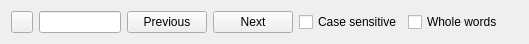
<?xml version="1.0" encoding="UTF-8"?>
<ui version="4.0">
 <class>FindWidget</class>
 <widget class="QWidget" name="FindWidget">
  <property name="geometry">
   <rect>
    <x>0</x>
    <y>0</y>
    <width>529</width>
    <height>44</height>
   </rect>
  </property>
  <property name="windowTitle">
   <string/>
  </property>
  <layout class="QGridLayout" name="gridLayout">
   <item row="0" column="0">
    <layout class="QHBoxLayout" name="searchlayout">
     <item>
      <widget class="QPushButton" name="closeButton">
       <property name="maximumSize">
        <size>
         <width>22</width>
         <height>22</height>
        </size>
       </property>
       <property name="text">
        <string/>
       </property>
       <property name="icon">
        <iconset resource="../resources/resources.qrc">
         <normaloff>:/images/closesearch.png</normaloff>:/images/closesearch.png</iconset>
       </property>
       <property name="iconSize">
        <size>
         <width>16</width>
         <height>16</height>
        </size>
       </property>
      </widget>
     </item>
     <item>
      <widget class="QLineEdit" name="editSearch"/>
     </item>
     <item>
      <widget class="QPushButton" name="searchPreviousButton">
       <property name="text">
        <string>Previous</string>
       </property>
       <property name="icon">
        <iconset resource="../resources/resources.qrc">
         <normaloff>:/images/findPrevious.png</normaloff>:/images/findPrevious.png</iconset>
       </property>
      </widget>
     </item>
     <item>
      <widget class="QPushButton" name="searchNextButton">
       <property name="text">
        <string>Next</string>
       </property>
       <property name="icon">
        <iconset resource="../resources/resources.qrc">
         <normaloff>:/images/findNext.png</normaloff>:/images/findNext.png</iconset>
       </property>
      </widget>
     </item>
     <item>
      <widget class="QCheckBox" name="caseSensitiveCBox">
       <property name="text">
        <string>Case sensitive</string>
       </property>
      </widget>
     </item>
     <item>
      <widget class="QCheckBox" name="wholeWordsCBox">
       <property name="text">
        <string>Whole words</string>
       </property>
      </widget>
     </item>
     <item>
      <spacer name="horizontalSpacer">
       <property name="orientation">
        <enum>Qt::Horizontal</enum>
       </property>
       <property name="sizeHint" stdset="0">
        <size>
         <width>40</width>
         <height>20</height>
        </size>
       </property>
      </spacer>
     </item>
    </layout>
   </item>
  </layout>
 </widget>
 <tabstops>
  <tabstop>editSearch</tabstop>
  <tabstop>searchPreviousButton</tabstop>
  <tabstop>searchNextButton</tabstop>
  <tabstop>caseSensitiveCBox</tabstop>
  <tabstop>wholeWordsCBox</tabstop>
  <tabstop>closeButton</tabstop>
 </tabstops>
 <resources>
  <include location="../resources/resources.qrc"/>
 </resources>
 <connections/>
</ui>
